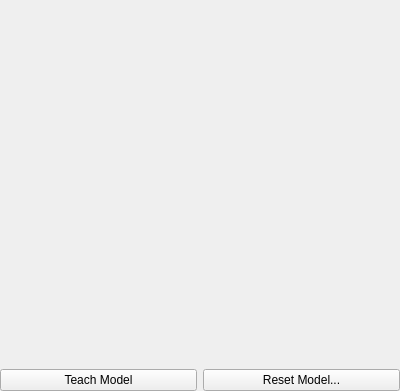
<?xml version="1.0" encoding="UTF-8"?>
<ui version="4.0">
 <class>CTeachableParamsDecoratorGuiComp</class>
 <widget class="QWidget" name="CTeachableParamsDecoratorGuiComp">
  <property name="geometry">
   <rect>
    <x>0</x>
    <y>0</y>
    <width>400</width>
    <height>391</height>
   </rect>
  </property>
  <layout class="QGridLayout" name="gridLayout">
   <property name="leftMargin">
    <number>0</number>
   </property>
   <property name="topMargin">
    <number>0</number>
   </property>
   <property name="rightMargin">
    <number>0</number>
   </property>
   <property name="bottomMargin">
    <number>0</number>
   </property>
   <item row="0" column="0" colspan="2">
    <widget class="QFrame" name="ParamsFrame">
     <property name="sizePolicy">
      <sizepolicy hsizetype="Minimum" vsizetype="MinimumExpanding">
       <horstretch>0</horstretch>
       <verstretch>0</verstretch>
      </sizepolicy>
     </property>
     <property name="frameShape">
      <enum>QFrame::NoFrame</enum>
     </property>
     <property name="frameShadow">
      <enum>QFrame::Raised</enum>
     </property>
     <layout class="QVBoxLayout" name="verticalLayout">
      <property name="leftMargin">
       <number>0</number>
      </property>
      <property name="topMargin">
       <number>0</number>
      </property>
      <property name="rightMargin">
       <number>0</number>
      </property>
      <property name="bottomMargin">
       <number>0</number>
      </property>
     </layout>
    </widget>
   </item>
   <item row="1" column="0">
    <widget class="QPushButton" name="TeachModelButton">
     <property name="text">
      <string>Teach Model</string>
     </property>
    </widget>
   </item>
   <item row="1" column="1">
    <widget class="QPushButton" name="ResetModelButton">
     <property name="text">
      <string>Reset Model...</string>
     </property>
    </widget>
   </item>
  </layout>
 </widget>
 <resources/>
 <connections/>
</ui>
